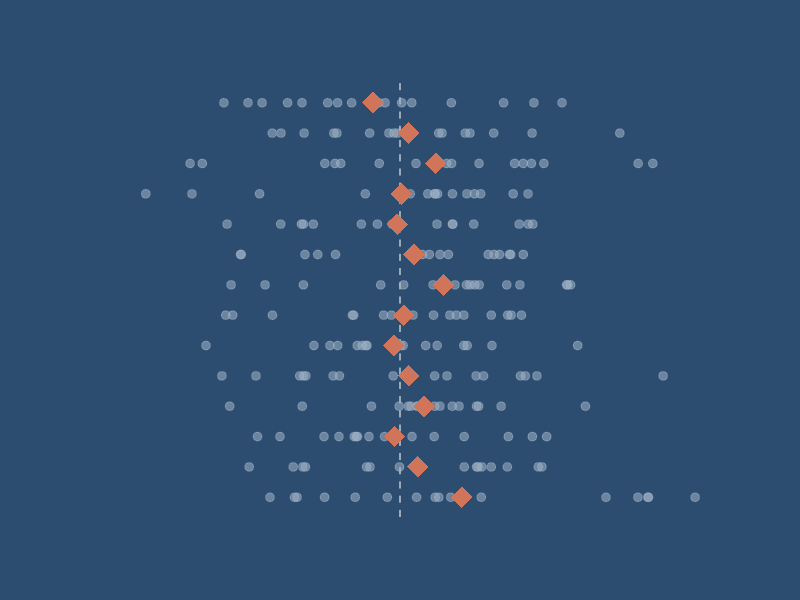
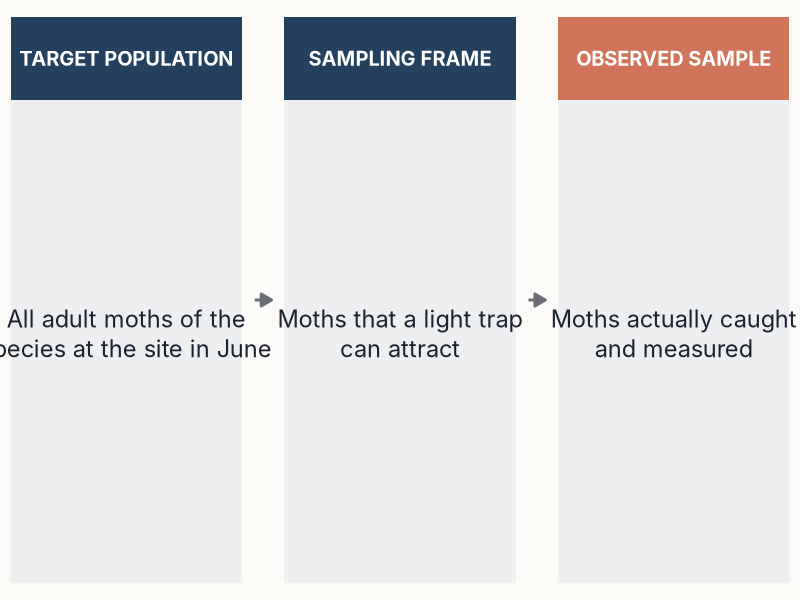
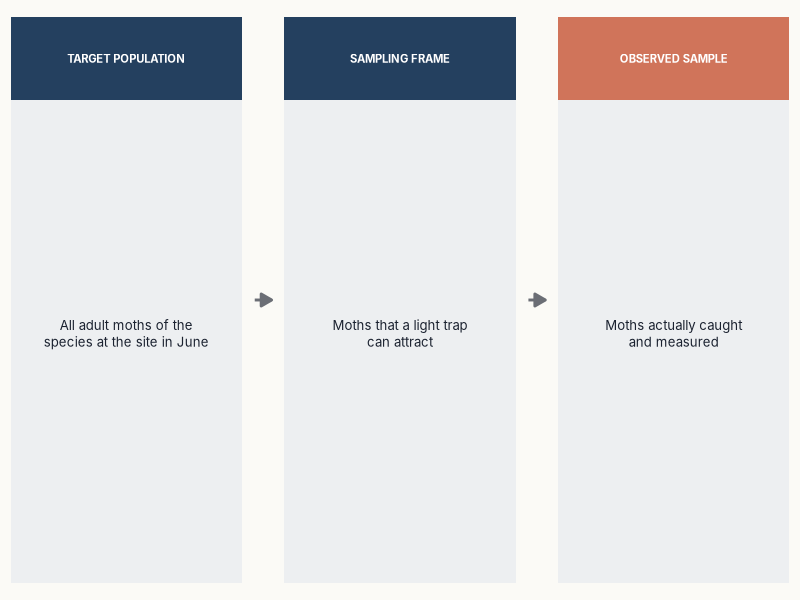
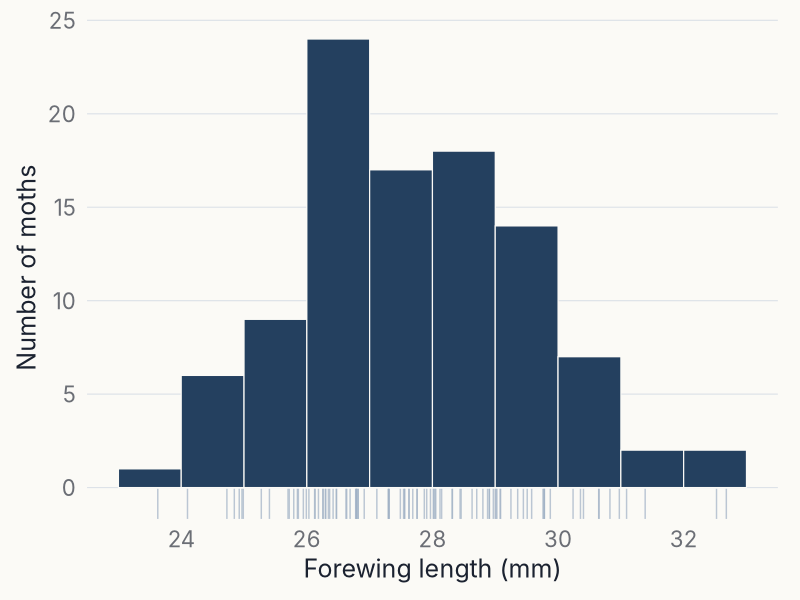
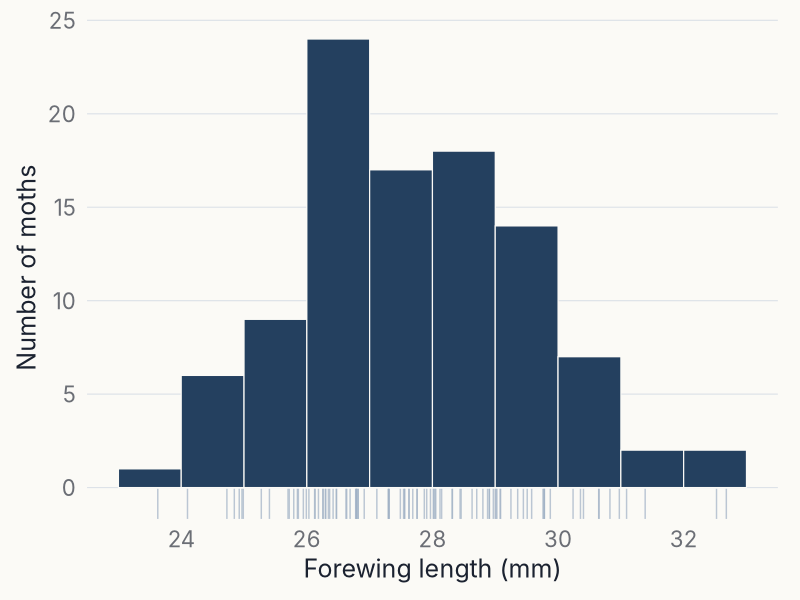
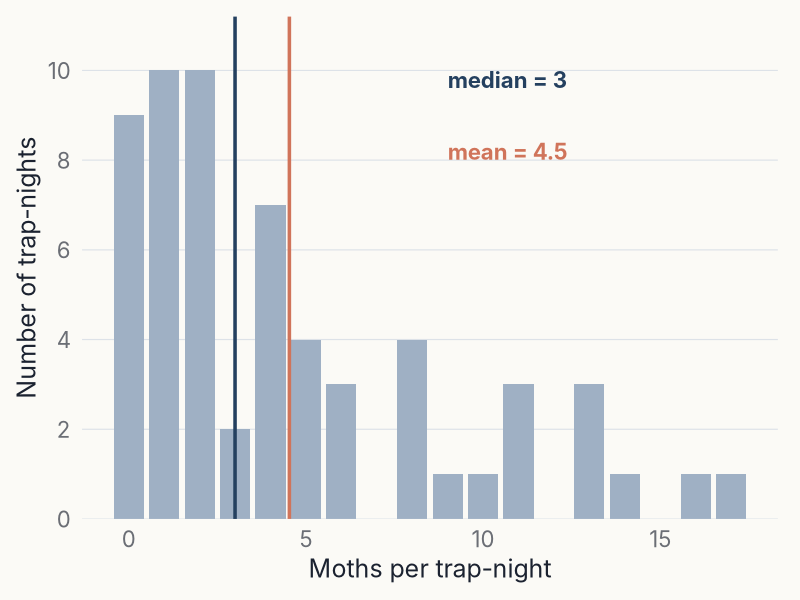
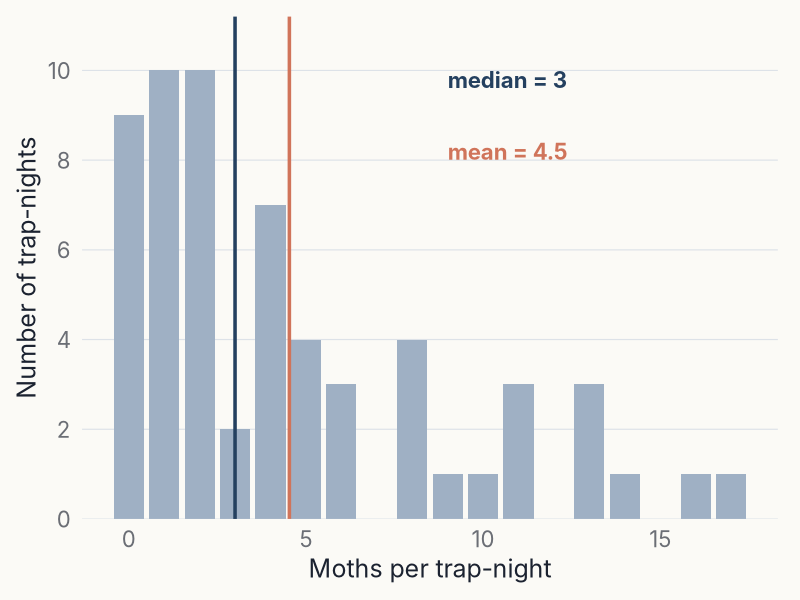
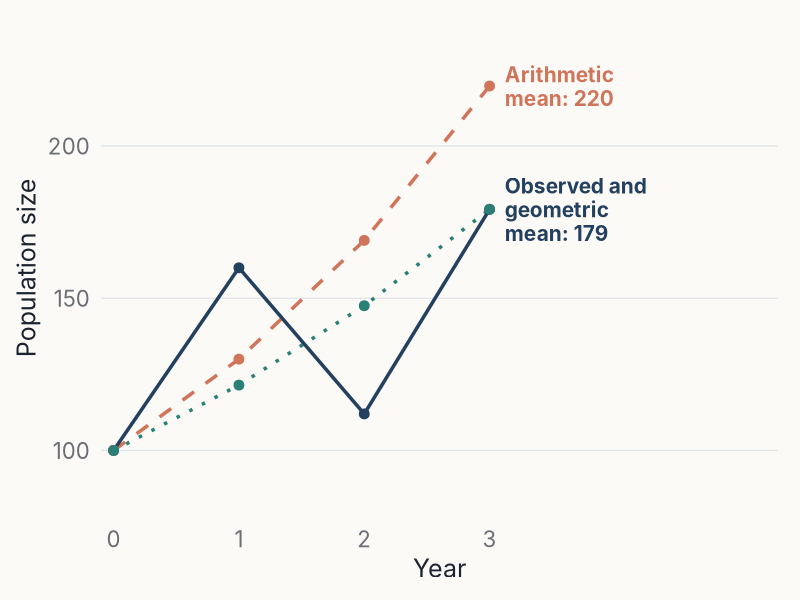

Here is the R script that generated these plots, in order:
# BB852 summary statistics lecture (lecture 07): R code for every figure
# ----------------------------------------------------------------------
# "From biological variation to statistical uncertainty": summary statistics,
# distributions and probability. Accompanies book chapter 11
# (2_02-distributionsSummaryStats.Rmd).
#
# ALL DATA HERE ARE SIMULATED, with seeds set, to illustrate concepts. The
# running example is a hypothetical moth light-trap survey:
#   - forewing length: normal, mean 28 mm, SD 2 mm (illustrative values)
#   - moths per trap-night: negative binomial, mean 4.5, size 1.5 (right-skewed,
#     more variable than Poisson)
#   - larval survival: probability 0.7, 20 larvae
#   - population growth: yearly growth rates 1.6, 0.7, 1.6 from N = 100
# No real survey data are used.
#
# Run from the repository root:
# source("lecture_figures/summary_statistics/generate_figures.R")
#
# Each content figure is written as a full- and half-width PNG (300 dpi) into
# lecture_figures/summary_statistics/output/<layout>/. Figures used on
# "Title, Bullets & Photo" slides are also written at takeaway size, and the
# title-slide graphic is written to output/cover/. The numbers quoted on the
# slides are written to output/text/slide_numbers.txt, so the slides cannot
# drift from the code.
#
# Labels use plotmath (e.g. mu, sigma, lambda) rather than typed Unicode
# symbols, so the script stays plain ASCII.


# Load packages -----------------------------------------------------------

library(ggplot2)
library(patchwork)
library(ragg)


# Define the BB852 theme and export functions -----------------------------

bb852 <- list(
  bg       = "#FBFAF6",
  text     = "#1B2230",
  muted    = "#6B6E75",
  grid     = "#DDE2E8",
  axis     = "#BCC6D2",
  slate    = "#24405F",
  coral    = "#D0745A",
  teal     = "#2A7F76",
  grey     = "#6B6E75",
  light    = "#9FB0C4",
  panel    = "#EDEFF1",
  cover    = "#2C4D70"
)

available_fonts <- unique(systemfonts::system_fonts()$family)
# Avenir Next on the Mac used for teaching; fallbacks only for other machines.
bb852_font <- c("Avenir Next", "Helvetica", "Inter")[
  c("Avenir Next", "Helvetica", "Inter") %in% available_fonts][1]
if (is.na(bb852_font)) bb852_font <- "sans"

# Menlo for code shown inside figures (falls back to a monospace font).
code_font <- c("Menlo", "DejaVu Sans Mono")[
  c("Menlo", "DejaVu Sans Mono") %in% available_fonts][1]
if (is.na(code_font)) code_font <- "mono"

theme_bb852 <- function(base_size = 18, base_family = bb852_font) {
  theme_minimal(base_size = base_size, base_family = base_family) +
    theme(
      plot.background   = element_rect(fill = bb852$bg, colour = NA),
      panel.background  = element_rect(fill = bb852$bg, colour = NA),
      panel.grid.major  = element_line(colour = bb852$grid, linewidth = 0.4),
      panel.grid.minor  = element_blank(),
      axis.title        = element_text(colour = bb852$text, size = base_size),
      axis.text         = element_text(colour = bb852$muted, size = base_size - 2),
      axis.ticks        = element_blank(),
      legend.position   = "none",
      strip.text        = element_text(colour = bb852$text, size = base_size - 2,
                                       face = "bold", hjust = 0),
      plot.title        = element_blank(),
      plot.subtitle     = element_blank(),
      plot.caption      = element_blank(),
      plot.margin       = margin(12, 16, 12, 12)
    )
}

# Panel headings inside patchwork figures use a bold "tag"-style title.
# These are panel labels, not plot titles: the slide title carries the message.
panel_label <- function() {
  theme(plot.title = element_text(colour = bb852$text, size = 16, face = "bold",
                                  hjust = 0, margin = margin(b = 6)))
}

# Sizes (inches) match the figure placeholders in BB852_Theme.pptx.
bb852_sizes <- list(
  full     = c(11.73, 3.95),
  takeaway = c(7.40, 4.25),
  half     = c(5.57, 4.25),
  third    = c(3.64, 5.30),
  slide    = c(13.33, 7.50),
  cover    = c(5.43, 7.50)
)

output_root <- file.path("lecture_figures", "summary_statistics", "output")
unlink(output_root, recursive = TRUE)

save_bb852 <- function(plot, filename, layout = "full", bg = bb852$bg) {
  size <- bb852_sizes[[layout]]
  if (is.null(size)) stop("layout must be one of: ", paste(names(bb852_sizes), collapse = ", "))
  output_directory <- file.path(output_root, layout)
  dir.create(output_directory, recursive = TRUE, showWarnings = FALSE)
  ggsave(file.path(output_directory, paste0(filename, ".png")), plot,
         width = size[1], height = size[2], units = "in", dpi = 300,
         device = ragg::agg_png, bg = bg)
  invisible(filename)
}

# Save one content figure at every layout it is needed for. Every content
# figure gets full and half versions (checked by generate_all.R).
save_all <- function(make_plot, filename, extra = character()) {
  for (layout in unique(c("full", "half", extra))) {
    save_bb852(make_plot(layout), filename, layout)
  }
}

slide_numbers <- character()
note <- function(label, value) {
  slide_numbers <<- c(slide_numbers, sprintf("%-55s %s", label, value))
}


# Shared simulation parameters --------------------------------------------

wing_mean <- 28   # mm, illustrative population mean forewing length
wing_sd   <- 2    # mm, illustrative population SD
n_small   <- 16   # sample sizes used throughout section 4
n_large   <- 64


# Cover: repeated samples from one population (title slide) ----------------

set.seed(7)
cover_df <- do.call(rbind, lapply(1:14, function(i) {
  data.frame(sample = i, length = rnorm(n_small, wing_mean, wing_sd))
}))
cover_means <- aggregate(length ~ sample, data = cover_df, FUN = mean)

p_cover <- ggplot(cover_df, aes(x = length, y = sample)) +
  geom_vline(xintercept = wing_mean, colour = "#FBFAF6", linewidth = 0.6,
             linetype = "dashed", alpha = 0.6) +
  geom_point(colour = bb852$light, alpha = 0.55, size = 2.6) +
  geom_point(data = cover_means, colour = bb852$coral, shape = 18, size = 7) +
  coord_cartesian(xlim = c(22, 34)) +
  theme_void() +
  theme(plot.background = element_rect(fill = bb852$cover, colour = NA),
        plot.margin = margin(60, 30, 60, 30))
save_bb852(p_cover, "slide_01_cover", layout = "cover", bg = bb852$cover)


# Slide 4: target population, sampling frame, observed sample --------------

make_frame <- function(layout) {
  boxes <- data.frame(
    x = c(1, 2.3, 3.6),
    head = c("TARGET POPULATION", "SAMPLING FRAME", "OBSERVED SAMPLE"),
    body = c("All adult moths of the\nspecies at the site in June",
             "Moths that a light trap\ncan attract",
             "Moths actually caught\nand measured"),
    fill = c(bb852$panel, bb852$panel, bb852$panel)
  )
  w <- 0.55; s <- if (layout == "half") 9.5 else 17
  ggplot(boxes) +
    geom_rect(aes(xmin = x - w, xmax = x + w, ymin = 0.15, ymax = 1.85),
              fill = bb852$panel, colour = NA) +
    geom_rect(aes(xmin = x - w, xmax = x + w, ymin = 1.6, ymax = 1.85),
              fill = c(bb852$slate, bb852$slate, bb852$coral), colour = NA) +
    geom_text(aes(x = x, y = 1.725, label = head), colour = "white",
              fontface = "bold", size = s / .pt * 0.85, family = bb852_font) +
    geom_text(aes(x = x, y = 0.9, label = body), colour = bb852$text,
              size = s / .pt, family = bb852_font, lineheight = 1.05) +
    annotate("segment", x = c(1, 2.3) + w + 0.06, xend = c(2.3, 3.6) - w - 0.06,
             y = 1, yend = 1, colour = bb852$grey, linewidth = 1,
             arrow = arrow(length = unit(0.12, "in"), type = "closed")) +
    coord_cartesian(xlim = c(0.4, 4.2), ylim = c(0.1, 1.9), expand = FALSE) +
    theme_void() +
    theme(plot.background = element_rect(fill = bb852$bg, colour = NA))
}
save_all(make_frame, "slide_04_sampling_frame")


# Slide 7: a distribution of wing lengths ---------------------------------

set.seed(11)
wings <- data.frame(length = rnorm(100, wing_mean, wing_sd))
note("Slide 7: n moths in histogram", nrow(wings))
note("Slide 7: sample mean (mm)", round(mean(wings$length), 1))
note("Slide 7: sample SD (mm)", round(sd(wings$length), 1))

make_hist <- function(layout) {
  ggplot(wings, aes(x = length)) +
    geom_histogram(binwidth = 1, boundary = 0, fill = bb852$slate,
                   colour = bb852$bg, linewidth = 0.4) +
    geom_rug(colour = bb852$light, alpha = 0.7, length = unit(0.06, "npc")) +
    scale_x_continuous(breaks = seq(20, 36, 2)) +
    scale_y_continuous(expand = expansion(mult = c(0.07, 0.05))) +
    labs(x = "Forewing length (mm)", y = "Number of moths") +
    theme_bb852() +
    theme(panel.grid.major.x = element_blank())
}
save_all(make_hist, "slide_07_wing_histogram")


# Slides 8 and 11: skewed counts of moths per trap-night ------------------

set.seed(13)  # chosen (and disclosed): mean near 4.5, median 3, two outliers
counts <- data.frame(moths = rnbinom(60, mu = 4.5, size = 1.5))
count_mean   <- mean(counts$moths)
count_median <- median(counts$moths)
note("Slide 8: trap-nights", nrow(counts))
note("Slide 8: mean moths per trap-night", round(count_mean, 1))
note("Slide 8: median moths per trap-night", count_median)
note("Slide 8: SD of counts", round(sd(counts$moths), 1))
note("Slide 11: summary() min, Q1, median, mean, Q3, max",
     paste(round(summary(counts$moths), 1), collapse = ", "))
note("Slide 11: upper whisker limit Q3 + 1.5 x IQR",
     quantile(counts$moths, 0.75) + 1.5 * IQR(counts$moths))
note("Slide 11: outliers beyond upper whisker",
     paste(sort(counts$moths[counts$moths > quantile(counts$moths, 0.75) +
                               1.5 * IQR(counts$moths)]), collapse = ", "))
note("Slide 11: IQR()", IQR(counts$moths))

make_skew <- function(layout) {
  lab_size <- 16 / .pt
  top <- max(table(counts$moths))
  ggplot(counts, aes(x = moths)) +
    geom_bar(fill = bb852$light, width = 0.85) +
    geom_vline(xintercept = count_median, colour = bb852$slate, linewidth = 1.2) +
    geom_vline(xintercept = count_mean, colour = bb852$coral, linewidth = 1.2) +
    annotate("text", x = 9, y = top * 0.98, hjust = 0,
             label = paste0("median = ", count_median), colour = bb852$slate,
             size = lab_size, family = bb852_font, fontface = "bold") +
    annotate("text", x = 9, y = top * 0.82, hjust = 0,
             label = paste0("mean = ", sprintf("%.1f", count_mean)),
             colour = bb852$coral, size = lab_size, family = bb852_font,
             fontface = "bold") +
    scale_x_continuous(breaks = seq(0, 30, 5)) +
    scale_y_continuous(breaks = seq(0, 20, 2),
                       expand = expansion(mult = c(0, 0.12))) +
    labs(x = "Moths per trap-night", y = "Number of trap-nights") +
    theme_bb852() +
    theme(panel.grid.major.x = element_blank())
}
save_all(make_skew, "slide_08_skewed_counts")


# Slide 9: geometric mean for population growth ---------------------------

rates  <- c(1.6, 0.7, 1.6)
n0     <- 100
arith  <- mean(rates)
geom_m <- exp(mean(log(rates)))
note("Slide 9: yearly growth rates", paste(rates, collapse = ", "))
note("Slide 9: arithmetic mean rate", round(arith, 2))
note("Slide 9: geometric mean rate", round(geom_m, 3))
note("Slide 9: real N after 3 years", n0 * prod(rates))
note("Slide 9: N predicted by arithmetic mean", round(n0 * arith^3, 1))
note("Slide 9: N predicted by geometric mean", round(n0 * geom_m^3, 1))

growth <- rbind(
  data.frame(year = 0:3, N = n0 * cumprod(c(1, rates)), series = "Observed"),
  data.frame(year = 0:3, N = n0 * arith^(0:3), series = "Arithmetic mean"),
  data.frame(year = 0:3, N = n0 * geom_m^(0:3), series = "Geometric mean")
)

make_growth <- function(layout) {
  ends <- subset(growth, year == 3)
  # Observed and geometric mean end at the same N, so they share one label.
  ends <- data.frame(N = c(n0 * prod(rates), n0 * arith^3),
                     series = c("Observed", "Arithmetic mean"),
                     label = c(paste0("Observed and\ngeometric\nmean: ", round(n0 * prod(rates))),
                               paste0("Arithmetic\nmean: ", round(n0 * arith^3))))
  ggplot(growth, aes(x = year, y = N, colour = series, linetype = series)) +
    geom_line(linewidth = 1.2) +
    geom_point(size = 3) +
    geom_text(data = ends, aes(x = 3.12, y = N, label = label), hjust = 0,
              size = 15 / .pt, family = bb852_font, lineheight = 0.95,
              fontface = "bold", show.legend = FALSE) +
    scale_colour_manual(values = c("Observed" = bb852$slate,
                                   "Arithmetic mean" = bb852$coral,
                                   "Geometric mean" = bb852$teal)) +
    scale_linetype_manual(values = c("Observed" = "solid",
                                     "Arithmetic mean" = "dashed",
                                     "Geometric mean" = "dotted")) +
    scale_x_continuous(breaks = 0:3, limits = c(-0.1, 5.3), expand = c(0, 0)) +
    scale_y_continuous(limits = c(85, 235), breaks = seq(100, 200, 50)) +
    labs(x = "Year", y = "Population size") +
    theme_bb852() +
    theme(panel.grid.major.x = element_blank())
}
save_all(make_growth, "slide_09_geometric_mean", extra = "takeaway")


# Slide 10: variance and SD from deviations ------------------------------

set.seed(21)
ten <- data.frame(moth = 1:10, length = round(rnorm(10, wing_mean, wing_sd), 1))
ten_mean <- mean(ten$length)
note("Slide 10: ten wing lengths (mm)", paste(ten$length, collapse = ", "))
note("Slide 10: mean of ten (mm)", round(ten_mean, 2))
note("Slide 10: variance (mm^2)", round(var(ten$length), 2))
note("Slide 10: SD (mm)", round(sd(ten$length), 2))

make_dev <- function(layout) {
  ggplot(ten, aes(x = moth, y = length)) +
    geom_hline(yintercept = ten_mean, colour = bb852$slate, linewidth = 1) +
    geom_segment(aes(xend = moth, yend = ten_mean), colour = bb852$coral,
                 linewidth = 1) +
    geom_point(size = 3.5, colour = bb852$slate) +
    annotate("text", x = 9.5, y = ten_mean + 0.3, label = "mean", hjust = 0.5,
             vjust = 0, colour = bb852$slate, size = 16 / .pt,
             family = bb852_font, fontface = "bold") +
    scale_x_continuous(breaks = 1:10, expand = expansion(add = c(0.5, 0.6))) +
    labs(x = "Moth", y = "Forewing length (mm)") +
    theme_bb852() +
    theme(panel.grid.major.x = element_blank())
}
save_all(make_dev, "slide_10_deviations")


# Slide 11: box plot and five-number summary of the counts -----------------

make_box <- function(layout) {
  q <- quantile(counts$moths, c(0.25, 0.5, 0.75))
  labs_df <- data.frame(
    y = q,
    label = c("lower quartile", "median", "upper quartile")
  )
  # The maximum may be an outlier beyond the upper whisker (1.5 x IQR).
  ggplot(counts, aes(x = 0, y = moths)) +
    geom_boxplot(width = 0.5, fill = bb852$panel, colour = bb852$slate,
                 outlier.colour = bb852$coral, outlier.size = 3, linewidth = 0.8,
                 coef = 1.5) +
    geom_text(data = labs_df, aes(x = 0.32, y = y, label = label),
              hjust = 0, colour = bb852$text, size = 15 / .pt,
              family = bb852_font) +
    annotate("text", x = -0.32, y = max(counts$moths), hjust = 1,
             label = "outlier", colour = bb852$coral, size = 15 / .pt,
             family = bb852_font, fontface = "bold") +
    scale_x_continuous(limits = c(-0.9, 1.1)) +
    scale_y_continuous(breaks = seq(0, 30, 5)) +
    labs(x = NULL, y = "Moths per trap-night") +
    theme_bb852() +
    theme(axis.text.x = element_blank(), panel.grid.major.x = element_blank())
}
save_all(make_box, "slide_11_boxplot")


# Slide 13: probability of survival (binomial) ----------------------------

surv <- data.frame(k = 0:20, p = dbinom(0:20, 20, 0.7))
note("Slide 13: expected survivors of 20 at p = 0.7", 20 * 0.7)
note("Slide 13: P(exactly 14 survive)", round(dbinom(14, 20, 0.7), 2))
note("Slide 13: P(12 to 16 survive)", round(sum(dbinom(12:16, 20, 0.7)), 2))

make_surv <- function(layout) {
  ggplot(surv, aes(x = k, y = p, fill = k == 14)) +
    geom_col(width = 0.8) +
    annotate("text", x = 14, y = dbinom(14, 20, 0.7) + 0.012,
             label = sprintf("P(14) = %.2f", dbinom(14, 20, 0.7)),
             colour = bb852$coral, size = 16 / .pt, family = bb852_font,
             fontface = "bold", vjust = 0) +
    scale_fill_manual(values = c(`FALSE` = bb852$light, `TRUE` = bb852$coral)) +
    scale_x_continuous(breaks = seq(0, 20, 4)) +
    scale_y_continuous(expand = expansion(mult = c(0, 0.15))) +
    labs(x = "Larvae surviving (out of 20)", y = "Probability") +
    theme_bb852() +
    theme(panel.grid.major.x = element_blank())
}
save_all(make_surv, "slide_13_survival_binomial")


# Slide 14: discrete probabilities vs continuous density -------------------

make_density_pair <- function(layout) {
  pois <- data.frame(k = 0:9, p = dpois(0:9, 2))
  p1 <- ggplot(pois, aes(x = k, y = p, fill = k == 2)) +
    geom_col(width = 0.75) +
    annotate("text", x = 2, y = dpois(2, 2) + 0.01, vjust = 0,
             label = sprintf("P(X = 2) = %.2f", dpois(2, 2)),
             colour = bb852$coral, size = 15 / .pt, family = bb852_font,
             fontface = "bold") +
    scale_fill_manual(values = c(`FALSE` = bb852$light, `TRUE` = bb852$coral)) +
    scale_x_continuous(breaks = 0:9) +
    scale_y_continuous(expand = expansion(mult = c(0, 0.25))) +
    labs(title = "Count: bar height = probability",
         x = "Moths per trap-night", y = "Probability") +
    theme_bb852() + panel_label() +
    theme(panel.grid.major.x = element_blank())

  x <- seq(21, 35, by = 0.05)
  dens <- data.frame(x = x, d = dnorm(x, wing_mean, wing_sd))
  shade <- subset(dens, x >= 26 & x <= 30)
  p_area <- pnorm(30, wing_mean, wing_sd) - pnorm(26, wing_mean, wing_sd)
  p2 <- ggplot(dens, aes(x = x, y = d)) +
    geom_area(data = shade, fill = bb852$coral, alpha = 0.35) +
    geom_line(colour = bb852$slate, linewidth = 1.2) +
    annotate("text", x = 28, y = 0.08, label = sprintf("area = %.2f", p_area),
             colour = bb852$coral, size = 15 / .pt, family = bb852_font,
             fontface = "bold") +
    scale_y_continuous(expand = expansion(mult = c(0, 0.08))) +
    labs(title = "Measurement: area = probability",
         x = "Forewing length (mm)", y = "Probability density") +
    theme_bb852() + panel_label() +
    theme(panel.grid.major.x = element_blank())

  if (layout == "half") p1 / p2 else p1 | p2
}
note("Slide 14: Poisson(2) P(X = 2)", round(dpois(2, 2), 2))
note("Slide 14: Normal(28, 2) P(26 < length < 30)",
     round(pnorm(30, 28, 2) - pnorm(26, 28, 2), 2))
save_all(make_density_pair, "slide_14_probability_vs_density")


# Slide 15: normal distribution, changing mu and sigma --------------------

make_normal <- function(layout) {
  x <- seq(18, 38, by = 0.05)
  mu_df <- rbind(data.frame(x = x, d = dnorm(x, 26, 2), lab = "mu == 26"),
                 data.frame(x = x, d = dnorm(x, 30, 2), lab = "mu == 30"))
  sd_df <- rbind(data.frame(x = x, d = dnorm(x, 28, 1), lab = "sigma == 1"),
                 data.frame(x = x, d = dnorm(x, 28, 3), lab = "sigma == 3"))
  cols <- c(bb852$slate, bb852$coral)
  p1 <- ggplot(mu_df, aes(x, d, colour = lab)) +
    geom_line(linewidth = 1.2) +
    annotate("text", x = c(23, 33), y = 0.17, hjust = c(1, 0),
             label = c("mu == 26", "mu == 30"), parse = TRUE,
             colour = cols, size = 16 / .pt, family = bb852_font) +
    scale_colour_manual(values = cols) +
    scale_y_continuous(expand = expansion(mult = c(0, 0.15))) +
    labs(title = "Change the mean (SD = 2 mm)", x = "Forewing length (mm)",
         y = "Probability density") +
    theme_bb852() + panel_label() + theme(panel.grid.major.x = element_blank())
  p2 <- ggplot(sd_df, aes(x, d, colour = lab)) +
    geom_line(linewidth = 1.2) +
    annotate("text", x = c(29.6, 33.5), y = c(dnorm(0) * 0.9, 0.09),
             label = c("sigma == 1", "sigma == 3"), parse = TRUE, hjust = 0,
             colour = cols, size = 16 / .pt, family = bb852_font) +
    scale_colour_manual(values = cols) +
    scale_y_continuous(expand = expansion(mult = c(0, 0.08))) +
    labs(title = "Change the SD (mean = 28 mm)", x = "Forewing length (mm)",
         y = "Probability density") +
    theme_bb852() + panel_label() + theme(panel.grid.major.x = element_blank())
  if (layout == "half") p1 / p2 else p1 | p2
}
save_all(make_normal, "slide_15_normal_parameters")


# Slide 16: Poisson distribution, changing lambda -------------------------

make_poisson <- function(layout) {
  pd <- rbind(data.frame(k = 0:16, p = dpois(0:16, 1.5), lab = "lambda == 1.5"),
              data.frame(k = 0:16, p = dpois(0:16, 6), lab = "lambda == 6"))
  pd$lab <- factor(pd$lab, levels = c("lambda == 1.5", "lambda == 6"))
  ggplot(pd, aes(x = k, y = p, fill = lab)) +
    geom_col(width = 0.75) +
    facet_wrap(~lab, labeller = label_parsed, nrow = if (layout == "half") 2 else 1) +
    scale_fill_manual(values = c(bb852$slate, bb852$coral)) +
    scale_x_continuous(breaks = seq(0, 16, 2)) +
    scale_y_continuous(expand = expansion(mult = c(0, 0.08))) +
    labs(x = "Moths per trap-night", y = "Probability") +
    theme_bb852() +
    theme(panel.grid.major.x = element_blank(),
          strip.text = element_text(size = 18, face = "bold", hjust = 0))
}
save_all(make_poisson, "slide_16_poisson_lambda")


# Slide 19: different samples give different means ------------------------

set.seed(5)
rows_df <- do.call(rbind, lapply(1:8, function(i) {
  data.frame(sample = i, length = rnorm(n_small, wing_mean, wing_sd))
}))
rows_means <- aggregate(length ~ sample, data = rows_df, FUN = mean)
note("Slide 19: sample means of 8 samples of n = 16 (mm)",
     paste(sprintf("%.1f", rows_means$length), collapse = ", "))

make_rows <- function(layout) {
  ggplot(rows_df, aes(x = length, y = factor(sample, levels = 8:1))) +
    geom_vline(xintercept = wing_mean, colour = bb852$grey, linewidth = 0.6,
               linetype = "dashed") +
    geom_point(colour = bb852$light, alpha = 0.7, size = 2.6) +
    geom_point(data = rows_means, colour = bb852$coral, shape = 18, size = 6) +
    annotate("text", x = wing_mean + 0.15, y = 9.05, hjust = 0,
             label = "population mean (28 mm)", colour = bb852$grey,
             size = 14 / .pt, family = bb852_font) +
    scale_y_discrete(labels = paste("Sample", 8:1)) +
    coord_cartesian(ylim = c(0.6, 9.3), clip = "off") +
    labs(x = "Forewing length (mm)", y = NULL) +
    theme_bb852() +
    theme(panel.grid.major.y = element_blank())
}
save_all(make_rows, "slide_19_repeated_samples")


# Slide 20: sampling distributions of the mean for n = 16 and n = 64 -------

set.seed(42)
reps <- 2000
means_small <- replicate(reps, mean(rnorm(n_small, wing_mean, wing_sd)))
means_large <- replicate(reps, mean(rnorm(n_large, wing_mean, wing_sd)))
note("Slide 20/21: simulated replicate samples per n", reps)
note("Slide 20/21: SD of sample means, n = 16 (simulated)", round(sd(means_small), 2))
note("Slide 20/21: SD of sample means, n = 64 (simulated)", round(sd(means_large), 2))
note("Slide 21: SEM = 2 / sqrt(16)", wing_sd / sqrt(n_small))
note("Slide 21: SEM = 2 / sqrt(64)", wing_sd / sqrt(n_large))
note("Slide 20: mean of sample means, n = 16", round(mean(means_small), 2))
note("Slide 20: mean of sample means, n = 64", round(mean(means_large), 2))

make_sampling <- function(layout) {
  sd_df <- rbind(data.frame(m = means_small, n = "n = 16"),
                 data.frame(m = means_large, n = "n = 64"))
  ggplot(sd_df, aes(x = m, fill = n)) +
    geom_histogram(binwidth = 0.1, boundary = 28, position = "identity",
                   alpha = 0.75) +
    geom_vline(xintercept = wing_mean, colour = bb852$grey, linewidth = 0.6,
               linetype = "dashed") +
    annotate("text", x = c(26.35, 28.55), y = c(95, 300), hjust = c(0, 0),
             label = c("n = 16", "n = 64"), colour = c(bb852$light, bb852$slate),
             size = 17 / .pt, family = bb852_font, fontface = "bold") +
    scale_fill_manual(values = c("n = 16" = bb852$light, "n = 64" = bb852$slate)) +
    scale_x_continuous(limits = c(26, 30), breaks = 26:30) +
    scale_y_continuous(expand = expansion(mult = c(0, 0.05))) +
    labs(x = "Sample mean forewing length (mm)",
         y = "Number of samples") +
    theme_bb852() +
    theme(panel.grid.major.x = element_blank())
}
save_all(make_sampling, "slide_20_sampling_distributions", extra = "takeaway")


# Slide 22: 95% confidence intervals from repeated samples ----------------
# Seed 1 chosen (and disclosed) because exactly one of the 20 intervals misses
# the population mean, as expected on average; real repetitions vary.

set.seed(1)
ci <- do.call(rbind, lapply(1:20, function(i) {
  x <- rnorm(n_small, wing_mean, wing_sd)
  ci_i <- t.test(x)$conf.int
  data.frame(sample = i, mean = mean(x), lower = ci_i[1], upper = ci_i[2])
}))
ci$covers <- ci$lower <= wing_mean & ci$upper >= wing_mean
note("Slide 22: intervals (of 20) that miss the population mean", sum(!ci$covers))
note("Slide 22: CI width range (mm)",
     paste(sprintf("%.2f", range(ci$upper - ci$lower)), collapse = " to "))
note("Slide 22: t multiplier for n = 16 (df = 15)", round(qt(0.975, 15), 2))

make_ci <- function(layout) {
  ggplot(ci, aes(y = sample, x = mean, colour = covers)) +
    geom_vline(xintercept = wing_mean, colour = bb852$grey, linewidth = 0.6,
               linetype = "dashed") +
    geom_errorbarh(aes(xmin = lower, xmax = upper), height = 0, linewidth = 1.1) +
    geom_point(size = 2.8) +
    scale_colour_manual(values = c(`TRUE` = bb852$slate, `FALSE` = bb852$coral)) +
    scale_y_continuous(breaks = c(1, 5, 10, 15, 20)) +
    labs(x = "Mean forewing length and 95% CI (mm)", y = "Repeated sample") +
    theme_bb852() +
    theme(panel.grid.major.y = element_blank())
}
save_all(make_ci, "slide_22_confidence_intervals", extra = "takeaway")


# Write the numbers quoted on the slides ----------------------------------

dir.create(file.path(output_root, "text"), recursive = TRUE, showWarnings = FALSE)
writeLines(c("Numbers quoted on the lecture 07 slides (all from simulated data)",
             "", slide_numbers),
           file.path(output_root, "text", "slide_numbers.txt"))
